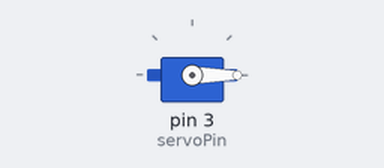
Recording of a sketch running on a simulated Arduino Uno, built with avr-gcc and run on an emulated ATmega328P. Parts: servo.

Above: at 0.05 s.
At 3.0 s:
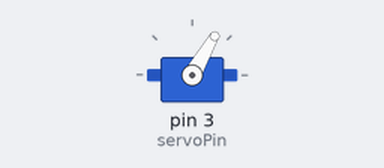
At 6.0 s:
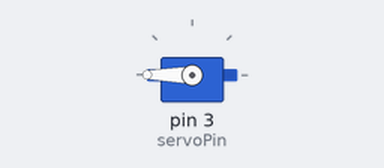
Timing chart, 0 to 7.8 s (numbered marks = the images above):
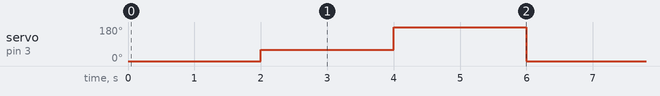

The sketch:

Servo.ino
```cpp
#include <Servo.h> //Servo library
int servoPin = 3;


Servo servo_test;//Initialize a servo object for the connected servo

int angle=0;

void setup()
{
  servo_test.attach(servoPin);//Attach the signal pin of servo to pin3 of arduino
}
void loop()
{
  servo_test.write(0);
 delay(2000);
 servo_test.write(60);
 delay(2000);
 servo_test.write(180);
 delay(2000);

}
```

Measured:
- by itself, servo on pin 3 (servoPin): repeats every 6.0 s: 180° 2.0 s, 0° 2.0 s, 60° 2.0 s
